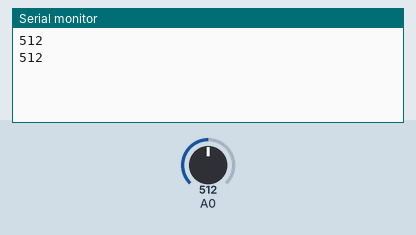
Bench run of a sketch on a simulated Arduino Uno, built with avr-gcc and run on an emulated ATmega328P. Parts: the last lines printed to the serial monitor. The inputs (shaded band) are chosen by the test bench; at power-on: A0 = 512.

Above: at 2.8 s.
2.9 s: A0 set to 716
At 4.8 s:
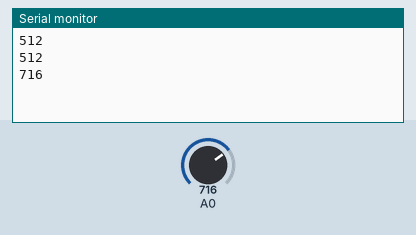
5.6 s: A0 set to 900
At 7.5 s:
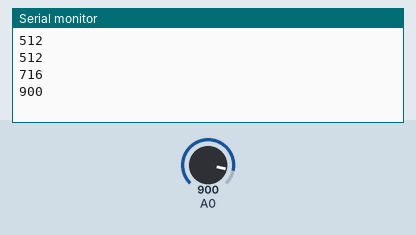
Timing chart, 0 to 9.0 s (numbered marks = the images above; inputs shaded):
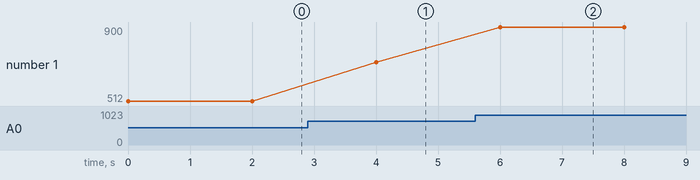

The sketch:

sketch_jan01b-MQ4.ino
```cpp
 /*
  modified on Sep 28, 2020
  Modified by MohammedDamirchi from Arduino Examples
  Home
*/
// the setup routine runs once when you press reset:
void setup() {
  // initialize serial communication at 9600 bits per second:
  Serial.begin(9600);
}
// the loop routine runs over and over again forever:
void loop() {
  // read the input on analog pin 0:
  int sensorValue = analogRead(A0);
  // print out the value you read:
  Serial.println(sensorValue);
  delay(2000);
}
```

Measured:
- after the input at 2.9 s, the serial monitor: prints a new line after 1.1 s (image 1)
- after the input at 5.6 s, the serial monitor: prints a new line after 0.40 s (image 2)
- plotted number 1: 512 → 716 after the input at 2.9 s, 716 → 900 after the input at 5.6 s
